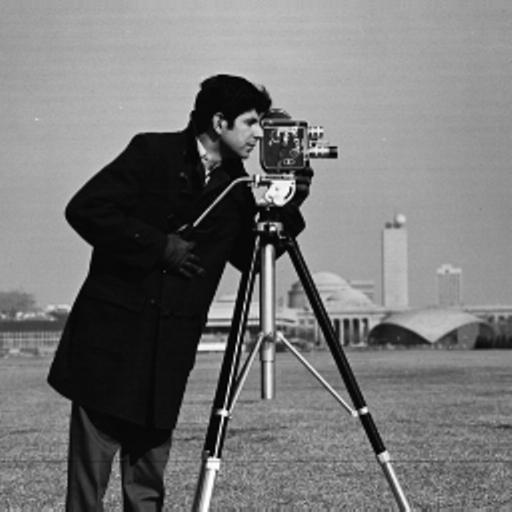
//> input picture img/cameraman.tif, 512 x 512 px
$ ./main   (built with g++ and OpenCV 4)
//> lines starting //> are read from the running program, lines starting //| are printed output that depends on the picture; after the words box and inside, x2 and y2 are one past the last pixel; in counts of white or black regions, pixels touching at a corner belong together
#include <stdio.h>
#include <vector>
#include <iostream>
#include <opencv2/imgcodecs.hpp>
#include <opencv2/highgui.hpp>

#include <opencv2/core/core.hpp>
#include <opencv2/highgui/highgui.hpp>
#include <opencv2/imgproc.hpp>


using namespace cv;
using namespace std;

void meros1();
void meros2();

int main(int argc, char** argv )
{

    meros1();
    meros2();

    return 0;
}

void meros1()
{
    Mat image,image_blur,image_outline;
    image = imread("C:/Users/user/Desktop/UTH/epeksergasia_eikonas/ergasia2/HW2_images/cameraman.tif");
//> image is the input picture: 512 rows x 512 cols, CV_8UC3; min 0, max 255, mean 118.3


    if ( !image.data )
    {
        printf("No image data \n");
        std::exit(0);
    }

    GaussianBlur(image, image_blur, Size(3, 3), 0);

    Mat morph = getStructuringElement( MORPH_RECT, Size( 5, 5 ), Point( 2, 2 ) );

    morphologyEx(image_blur,image_outline, MORPH_GRADIENT,morph,Point(-1,-1), 1);
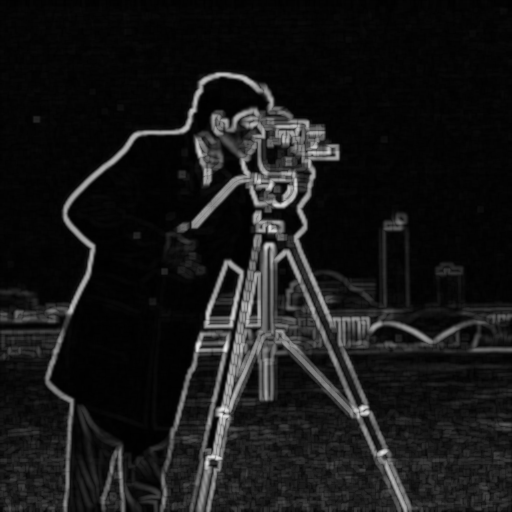
//> image_outline: 512 rows x 512 cols, CV_8UC3; min 0, max 235, mean 23.7

    imshow("outline", image_outline);
    waitKey();
}

void meros2()
{
    Mat image,image_sobel,image_canny;
    image = imread("C:/Users/user/Desktop/UTH/epeksergasia_eikonas/ergasia2/HW2_images/cameraman.tif");


    if ( !image.data )
    {
        printf("No image data \n");
        std::exit(0);
    }

    Sobel(image, image_sobel,CV_8U, 1, 1, 5);
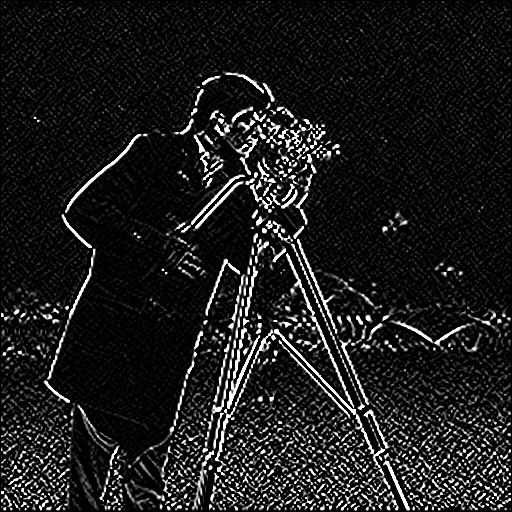
//> image_sobel: 512 rows x 512 cols, CV_8UC3; min 0, max 255, mean 27.6

    Canny(image,image_canny, 70, 30);
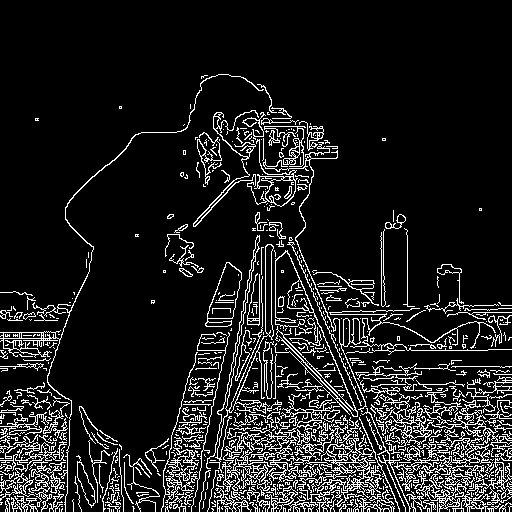
//> image_canny: 512 rows x 512 cols, CV_8UC1; 11.8% white in thin lines or dots, all inside (x1, y1, x2, y2) = (0, 74, 512, 512)

    imshow("Sobel", image_sobel);
    imshow("Canny", image_canny);
    waitKey();
}
